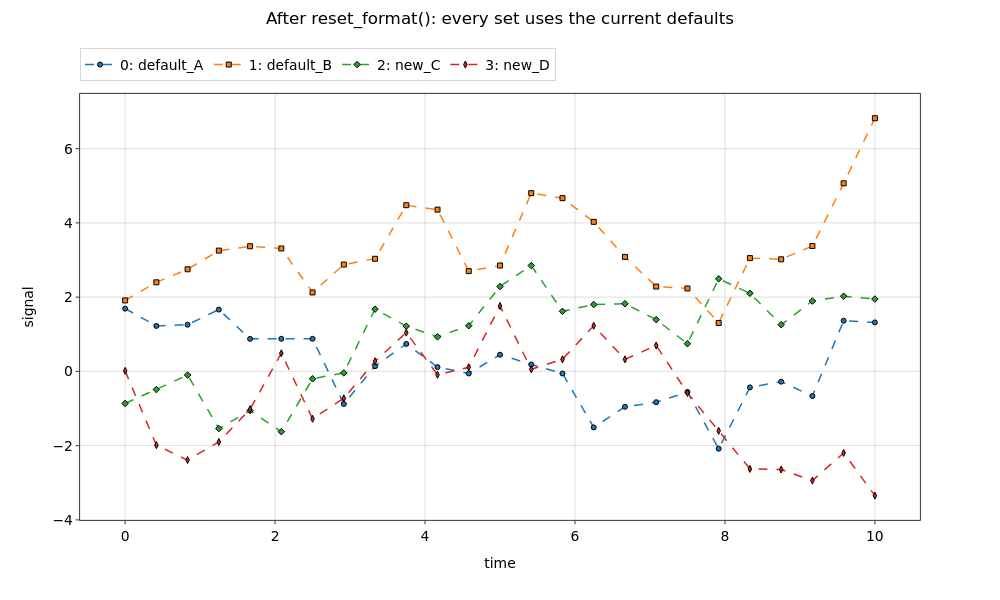

Notebook source saved alongside this figure:
### Markdown cell above
---
## 3. Apply new defaults to existing datasets with `reset_format()`

Already-loaded datasets keep their look until you re-style them. `reset_format()`
resets datasets to the **current** defaults (not the built-ins) — so it pushes the
new defaults onto the older sets too.

### Code cell
nb.reset_format(vars=False, lines=False, highlights=False, scale=False, fonts=False)
print('set A after reset_format() -> current defaults:', style_of(nb.sets[0]))
nb.plot(x='time', y='signal',
        suptitle='After reset_format(): every set uses the current defaults',
        figsize=(10, 6))

### Figure 1 — Plotly figure (JSON) as saved in the notebook; plotly's stock layout.template omitted (floating-point values rounded to 4 significant figures)
{"data": [{"hovertemplate": "<b><u>Set: 0</u></b><br><b>default_A</b><br>time: %{x:.2f}<br>signal: %{y:.2f}<extra></extra>", "legendgroup": "group_0", "legendrank": 1000, "line": {"color": "#1f77b4", "dash": "dash", "width": 1.5}, "marker": {"color": "#1f77b4", "line": {"color": "black", "width": 1}, "size": 5, "symbol": "circle"}, "mode": "lines+markers", "name": "0: default_A", "opacity": 1, "showlegend": true, "type": "scatter", "x": [0.0, 0.4167, 0.8333, 1.25, 1.667, 2.083, 2.5, 2.917, 3.333, 3.75, 4.167, 4.583, 5.0, 5.417, 5.833, 6.25, 6.667, 7.083, 7.5, 7.917, 8.333, 8.75, 9.167, 9.583, 10.0], "xaxis": "x", "y": [1.691, 1.225, 1.257, 1.665, 0.876, 0.8781, 0.8772, -0.8775, 0.1401, 0.7406, 0.1152, -0.05637, 0.4489, 0.1876, -0.05517, -1.508, -0.9538, -0.83, -0.5555, -2.082, -0.4313, -0.277, -0.6641, 1.365, 1.32], "yaxis": "y"}, {"hovertemplate": "<b><u>Set: 1</u></b><br><b>default_B</b><br>time: %{x:.2f}<br>signal: %{y:.2f}<extra></extra>", "legendgroup": "group_1", "legendrank": 1001, "line": {"color": "#ff7f0e", "dash": "dash", "width": 1.5}, "marker": {"color": "#ff7f0e", "line": {"color": "black", "width": 1}, "size": 5, "symbol": "square"}, "mode": "lines+markers", "name": "1: default_B", "opacity": 1, "showlegend": true, "type": "scatter", "x": [0.0, 0.4167, 0.8333, 1.25, 1.667, 2.083, 2.5, 2.917, 3.333, 3.75, 4.167, 4.583, 5.0, 5.417, 5.833, 6.25, 6.667, 7.083, 7.5, 7.917, 8.333, 8.75, 9.167, 9.583, 10.0], "xaxis": "x", "y": [1.912, 2.399, 2.751, 3.253, 3.371, 3.311, 2.127, 2.878, 3.033, 4.476, 4.358, 2.701, 2.852, 4.801, 4.668, 4.028, 3.084, 2.284, 2.234, 1.304, 3.052, 3.019, 3.378, 5.066, 6.819], "yaxis": "y"}, {"hovertemplate": "<b><u>Set: 2</u></b><br><b>new_C</b><br>time: %{x:.2f}<br>signal: %{y:.2f}<extra></extra>", "legendgroup": "group_2", "legendrank": 1002, "line": {"color": "#2ca02c", "dash": "dash", "width": 1.5}, "marker": {"color": "#2ca02c", "line": {"color": "black", "width": 1}, "size": 5, "symbol": "diamond"}, "mode": "lines+markers", "name": "2: new_C", "opacity": 1, "showlegend": true, "type": "scatter", "x": [0.0, 0.4167, 0.8333, 1.25, 1.667, 2.083, 2.5, 2.917, 3.333, 3.75, 4.167, 4.583, 5.0, 5.417, 5.833, 6.25, 6.667, 7.083, 7.5, 7.917, 8.333, 8.75, 9.167, 9.583, 10.0], "xaxis": "x", "y": [-0.8645, -0.4901, -0.09857, -1.542, -1.055, -1.625, -0.1981, -0.04127, 1.676, 1.218, 0.9304, 1.23, 2.286, 2.852, 1.618, 1.801, 1.824, 1.395, 0.7464, 2.494, 2.104, 1.258, 1.895, 2.025, 1.95], "yaxis": "y"}, {"hovertemplate": "<b><u>Set: 3</u></b><br><b>new_D</b><br>time: %{x:.2f}<br>signal: %{y:.2f}<extra></extra>", "legendgroup": "group_3", "legendrank": 1003, "line": {"color": "#d62728", "dash": "dash", "width": 1.5}, "marker": {"color": "#d62728", "line": {"color": "black", "width": 1}, "size": 5, "symbol": "diamond-tall"}, "mode": "lines+markers", "name": "3: new_D", "opacity": 1, "showlegend": true, "type": "scatter", "x": [0.0, 0.4167, 0.8333, 1.25, 1.667, 2.083, 2.5, 2.917, 3.333, 3.75, 4.167, 4.583, 5.0, 5.417, 5.833, 6.25, 6.667, 7.083, 7.5, 7.917, 8.333, 8.75, 9.167, 9.583, 10.0], "xaxis": "x", "y": [0.01449, -1.987, -2.39, -1.901, -1.017, 0.4889, -1.276, -0.7253, 0.2727, 1.045, -0.09278, 0.1107, 1.762, 0.0568, 0.3248, 1.229, 0.3238, 0.6985, -0.5808, -1.601, -2.627, -2.643, -2.942, -2.196, -3.345], "yaxis": "y"}], "layout": {"height": 600, "hoverlabel": {"font": {"size": 13.9}}, "legend": {"font": {"size": 13.9}, "orientation": "h", "x": 0, "xanchor": "left", "y": 0.9196, "yanchor": "top", "yref": "container"}, "margin": {"r": 80, "t": 86.22}, "meta": {"uc_legend_rows": 1}, "showlegend": true, "title": {"font": {"size": 16.7}, "text": "After reset_format(): every set uses the current defaults", "x": 0.5, "xanchor": "center", "y": 0.98, "yanchor": "top", "yref": "container"}, "width": 1000, "xaxis": {"anchor": "y", "domain": [0, 1], "tickfont": {"size": 13.9}, "title": {"font": {"size": 13.9}, "standoff": 15, "text": "time"}}, "yaxis": {"anchor": "x", "domain": [0, 1], "tickfont": {"size": 13.9}, "title": {"font": {"size": 13.9}, "standoff": 15, "text": "signal"}}}}
